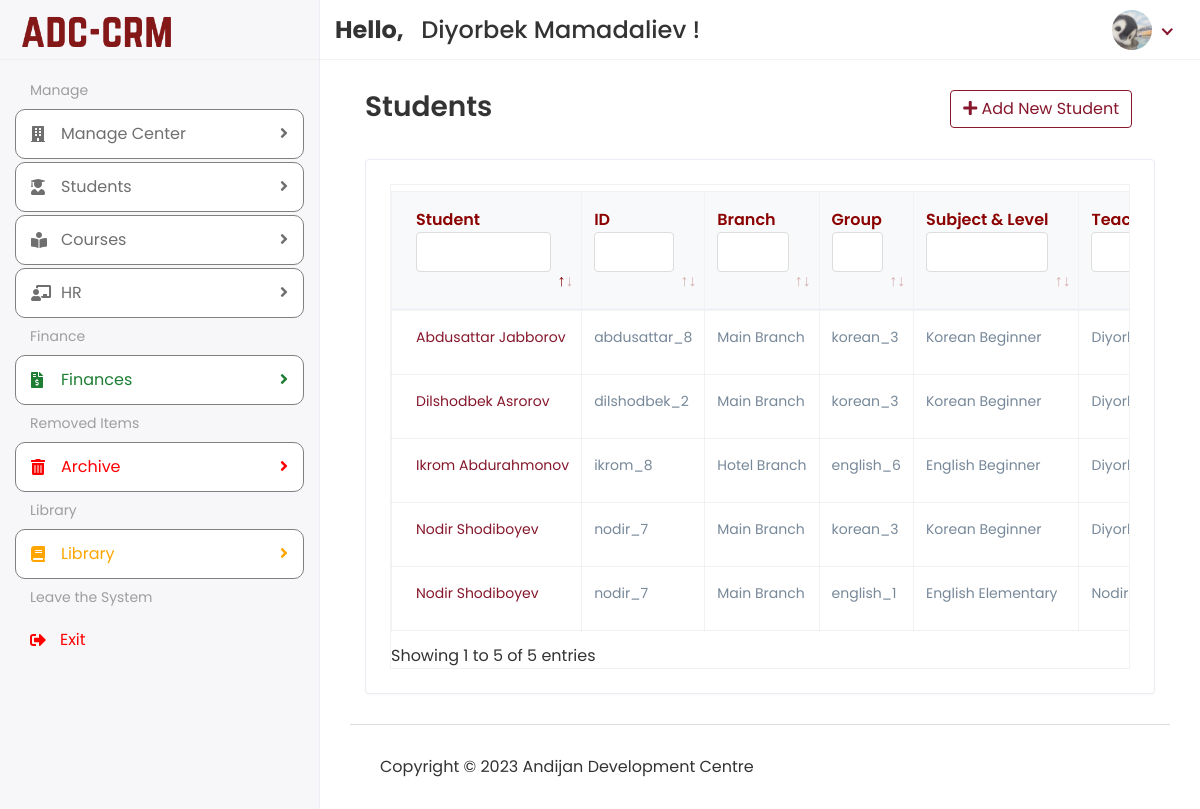
The app's page /Hod/Student/View (signed in), older data.
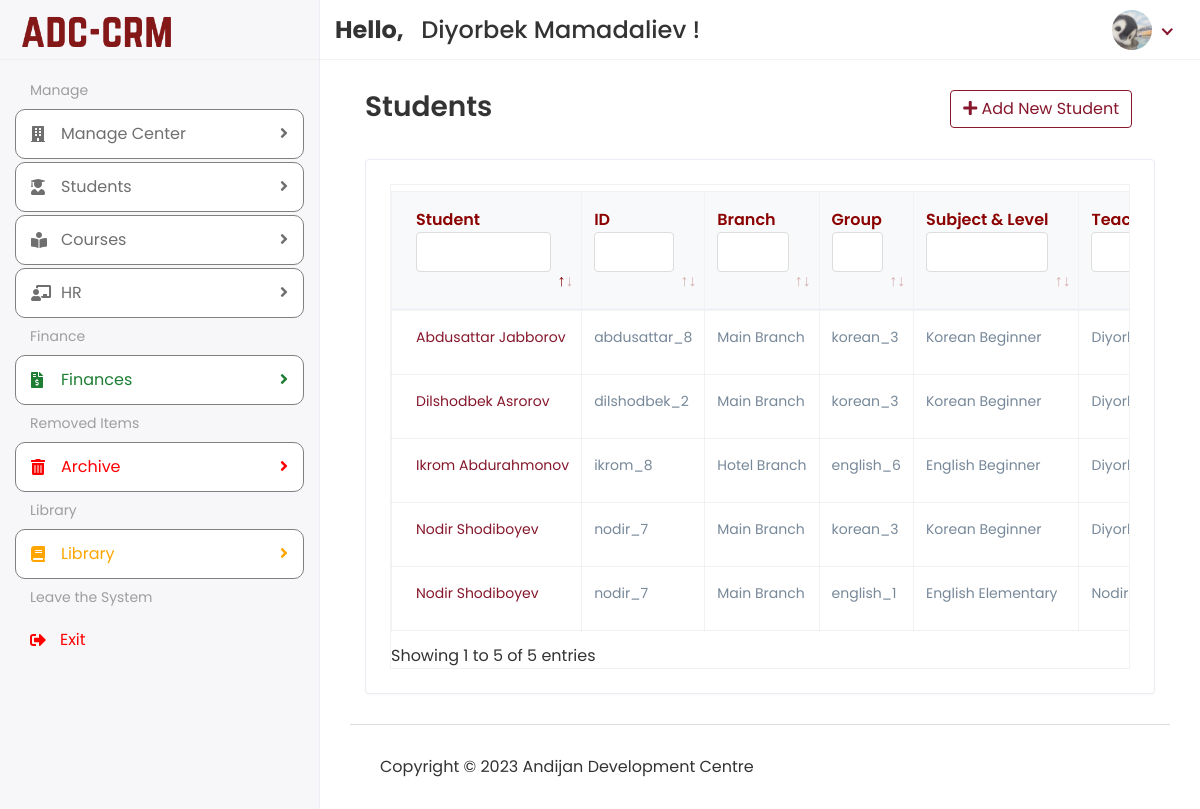
The same page, newer data.
### ADC_school_project/Hod_Views.py (the view)
# urls.py: path('Hod/Student/View', Hod_Views.VIEW_STUDENT, name="view_student"),
@login_required(login_url='/')
def VIEW_STUDENT(request):
    student = Student.objects.filter(status='Active')
    existing = ExistingStudent.objects.filter(status='Active')
    context = {
        'student': student,
        'existing': existing
    }
    return render(request, 'Hod/view_student.html', context)

### templates/Hod/view_student.html (shortened to what this page needs)
{% extends 'base.html' %}
{% block content %}
    <div class="content container-fluid">
               <div class="page-header">
                  <div class="row align-items-center">
                     <div class="col">
                         <div class="col-auto text-right float-right ml-auto">
                        <a href="{% url 'add_student' %}" class="btn btn-outline-primary mr-2"><i class="fas fa-plus"></i> Add New Student</a>
                     </div>
                        <h3 class="page-title">Students</h3>
                     </div>
                  </div>
               </div>
               <div class="row">
                  <div class="col-sm-12">
                     <div class="card card-table">
                        <div class="card-body">
                           <div class="table-responsive table-bordered table-hover">
                              <table class="data-table table" style="table-layout: auto;">
  <thead class="thead-light">
    <tr>
      <th style="color: darkred">Student</th>
      <th style="color: darkred">ID</th>
        <th style="color: darkred">Branch</th>
      <th style="color: darkred">Group</th>
        <th style="color: darkred">Subject & Level</th>
        <th style="color: darkred">Teacher</th>
    </tr>
  </thead>
  <tbody>
    {% for i in student %}
    <tr>
      <td style="font-size: 14px">
        <a href="{% url 'edit_student' i.id %}">{{ i.admin.first_name }}&nbsp;{{ i.admin.last_name }}</a>
      </td>
      <td style="color: lightslategray; font-size: 14px">{{ i.admin.username }}</td>
      <td style="color: lightslategray; font-size: 14px">{{ i.course_id.branch.name }}</td>
      <td style="color: lightslategray; font-size: 14px">{{ i.course_id.username }}</td>
        <td style="color: lightslategray; font-size: 14px">{{ i.course_id.subject }} {{ i.course_id.level }}</td>
      <td style="color: lightslategray; font-size: 14px">{{ i.course_id.teacher_id.admin.first_name }}</td>
    </tr>
{% endfor %}
{% for j in existing %}
    <tr>
      <td style="font-size: 14px">
        <a href="{% url 'edit_existing' j.id %}">{{ j.first_name }} {{ j.last_name }}</a>
      </td>
      <td style="color: lightslategray; font-size: 14px">{{ j.student_id }}</td>
      <td style="color: lightslategray; font-size: 14px">{{ j.course_id.branch.name }}</td>
      <td style="color: lightslategray; font-size: 14px">{{ j.course_id.username }}</td>
        <td style="color: lightslategray; font-size: 14px">{{ j.course_id.subject }} {{ j.course_id.level }}</td>
      <td style="color: lightslategray; font-size: 14px">{{ j.course_id.teacher_id.admin.first_name }}</td>
    </tr>
{% endfor %}
  </tbody>
</table>
                           </div>
                        </div>
                     </div>
                  </div>
               </div>
            </div>
{% endblock %}

Row changes from the older to the newer data that the page shows:
changed customUser "Diyorbek": email "dbk@adcadmin.com" → "dbk@adcdirector.com" (drawn)
